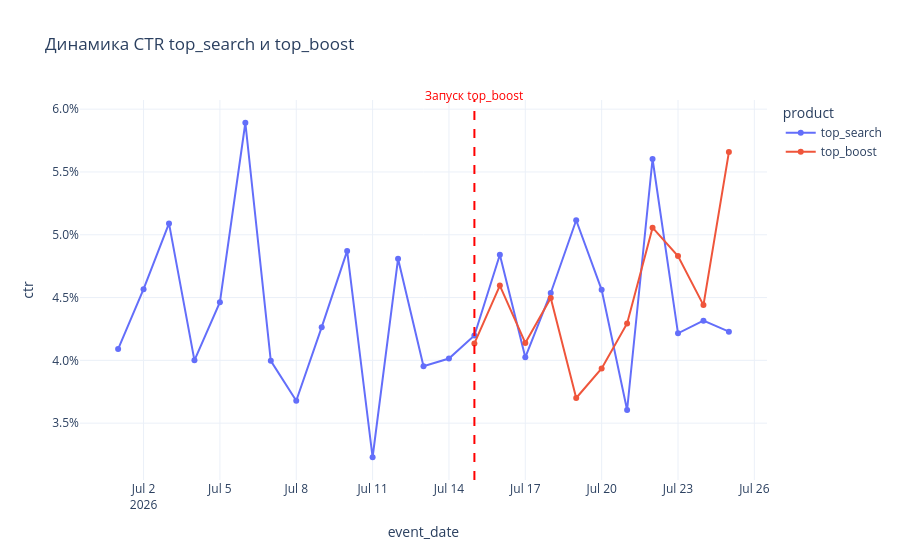
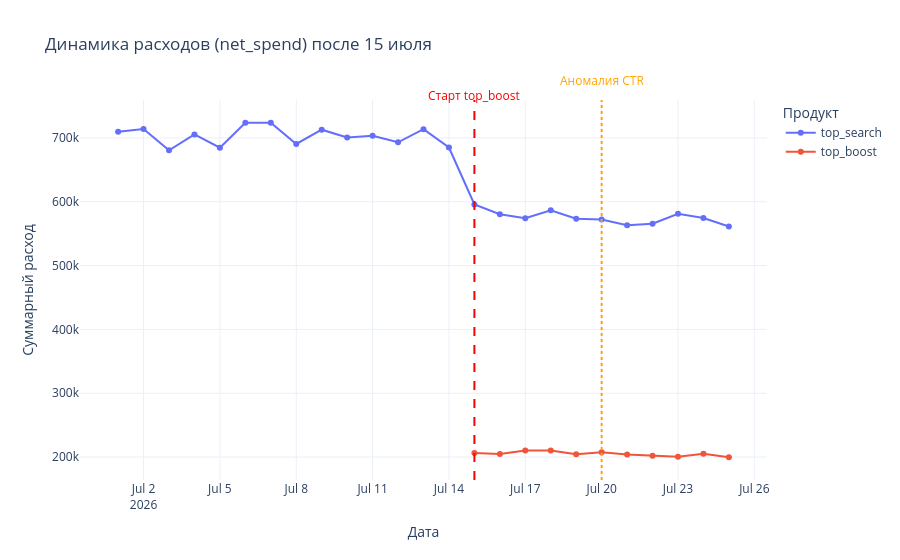
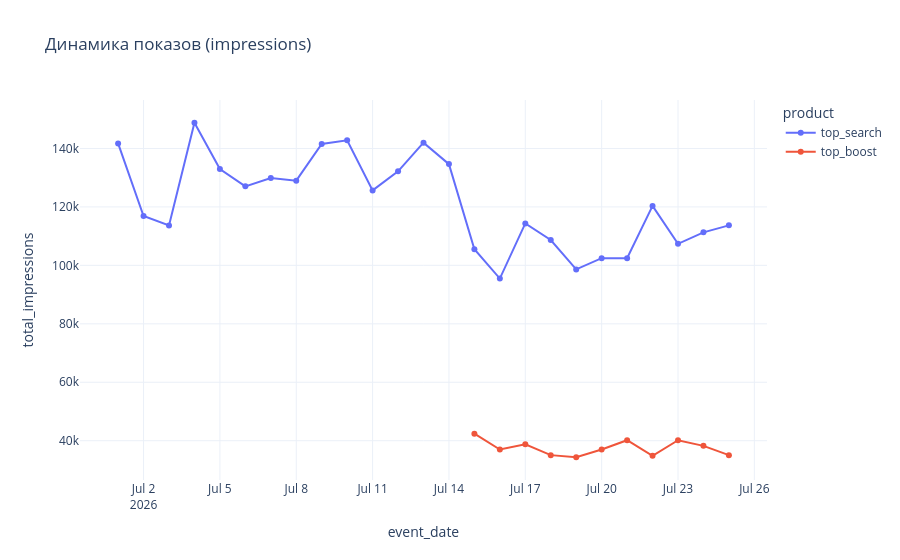

The notebook cell saved with these charts, in order:
### Code cell
bonus_data = sql("""
    SELECT event_date, product,
           SUM(net_spend) AS total_spend,
           SUM(impressions) AS total_impressions,
           SUM(clicks) AS total_clicks
    FROM product_daily
    WHERE event_date >= '2026-07-01'
      AND event_date <= '2026-07-25'
      AND product IN ('top_search', 'top_boost')
    GROUP BY event_date, product
    ORDER BY event_date, product
""")

bonus_data["event_date"] = pd.to_datetime(bonus_data["event_date"])

bonus_data["ctr"] = np.where(
    bonus_data["total_impressions"] > 0,
    bonus_data["total_clicks"] /
    bonus_data["total_impressions"],
    np.nan
)

bonus_data["cpc"] = np.where(
    bonus_data["total_clicks"] > 0,
    bonus_data["total_spend"] /
    bonus_data["total_clicks"],
    np.nan
)

fig = px.line(
    bonus_data,
    x="event_date",
    y="ctr",
    color="product",
    markers=True,
    title="Динамика CTR top_search и top_boost"
)

fig.add_shape(
    type="line",
    x0=pd.Timestamp("2026-07-15"),
    x1=pd.Timestamp("2026-07-15"),
    y0=0,
    y1=1,
    xref="x",
    yref="paper",
    line=dict(color="red", width=2, dash="dash")
)

fig.add_annotation(
    x=pd.Timestamp("2026-07-15"),
    y=1,
    xref="x",
    yref="paper",
    text="Запуск top_boost",
    showarrow=False,
    yshift=15,
    font=dict(color="red")
)

fig.update_layout(
    yaxis_tickformat=".1%",
    template="plotly_white",
    hovermode="x unified"
)

fig.show()


fig1 = px.line(
    bonus_data,
    x="event_date",
    y="total_spend",
    color="product",
    markers=True,
    title="Динамика расходов (net_spend) после 15 июля",
    labels={
        "event_date": "Дата",
        "total_spend": "Суммарный расход",
        "product": "Продукт"
    }
)

fig1.add_shape(
    type="line",
    x0=pd.Timestamp("2026-07-15"),
    x1=pd.Timestamp("2026-07-15"),
    y0=0,
    y1=1,
    xref="x",
    yref="paper",
    line=dict(color="red", width=2, dash="dash")
)

fig1.add_annotation(
    x=pd.Timestamp("2026-07-15"),
    y=1,
    xref="x",
    yref="paper",
    text="Старт top_boost",
    showarrow=False,
    yshift=15,
    font=dict(color="red")
)

fig1.add_shape(
    type="line",
    x0=pd.Timestamp("2026-07-20"),
    x1=pd.Timestamp("2026-07-20"),
    y0=0,
    y1=1,
    xref="x",
    yref="paper",
    line=dict(color="orange", width=2, dash="dot")
)

fig1.add_annotation(
    x=pd.Timestamp("2026-07-20"),
    y=1,
    xref="x",
    yref="paper",
    text="Аномалия CTR",
    showarrow=False,
    yshift=30,
    font=dict(color="orange")
)

fig1.update_layout(
    template="plotly_white",
    hovermode="x unified"
)

fig1.show()


fig2 = px.line(
    bonus_data,
    x="event_date",
    y="total_impressions",
    color="product",
    markers=True,
    title="Динамика показов (impressions)"
)

fig2.update_layout(
    template="plotly_white",
    hovermode="x unified"
)

fig2.show()

### Figure 1 — Plotly figure (JSON) as saved in the notebook; plotly's stock layout.template omitted (floating-point values rounded to 4 significant figures)
{"data": [{"hovertemplate": "product=top_search<br>event_date=%{x}<br>ctr=%{y}<extra></extra>", "legendgroup": "top_search", "line": {"color": "#636efa", "dash": "solid"}, "marker": {"symbol": "circle"}, "mode": "lines+markers", "name": "top_search", "orientation": "v", "showlegend": true, "type": "scatter", "x": ["2026-07-01T00:00:00.000000", "2026-07-02T00:00:00.000000", "2026-07-03T00:00:00.000000", "2026-07-04T00:00:00.000000", "2026-07-05T00:00:00.000000", "2026-07-06T00:00:00.000000", "2026-07-07T00:00:00.000000", "2026-07-08T00:00:00.000000", "2026-07-09T00:00:00.000000", "2026-07-10T00:00:00.000000", "2026-07-11T00:00:00.000000", "2026-07-12T00:00:00.000000", "2026-07-13T00:00:00.000000", "2026-07-14T00:00:00.000000", "2026-07-15T00:00:00.000000", "2026-07-16T00:00:00.000000", "2026-07-17T00:00:00.000000", "2026-07-18T00:00:00.000000", "2026-07-19T00:00:00.000000", "2026-07-20T00:00:00.000000", "2026-07-21T00:00:00.000000", "2026-07-22T00:00:00.000000", "2026-07-23T00:00:00.000000", "2026-07-24T00:00:00.000000", "2026-07-25T00:00:00.000000"], "xaxis": "x", "y": [0.0409, 0.04567, 0.0509, 0.04, 0.04463, 0.05892, 0.03997, 0.03679, 0.04264, 0.04871, 0.03229, 0.04808, 0.03953, 0.04014, 0.04198, 0.04841, 0.04024, 0.04537, 0.05115, 0.04562, 0.03605, 0.05603, 0.04216, 0.04316, 0.04228], "yaxis": "y"}, {"hovertemplate": "product=top_boost<br>event_date=%{x}<br>ctr=%{y}<extra></extra>", "legendgroup": "top_boost", "line": {"color": "#EF553B", "dash": "solid"}, "marker": {"symbol": "circle"}, "mode": "lines+markers", "name": "top_boost", "orientation": "v", "showlegend": true, "type": "scatter", "x": ["2026-07-15T00:00:00.000000", "2026-07-16T00:00:00.000000", "2026-07-17T00:00:00.000000", "2026-07-18T00:00:00.000000", "2026-07-19T00:00:00.000000", "2026-07-20T00:00:00.000000", "2026-07-21T00:00:00.000000", "2026-07-22T00:00:00.000000", "2026-07-23T00:00:00.000000", "2026-07-24T00:00:00.000000", "2026-07-25T00:00:00.000000"], "xaxis": "x", "y": [0.04135, 0.04595, 0.04139, 0.04497, 0.037, 0.03936, 0.04294, 0.05056, 0.04831, 0.0444, 0.05658], "yaxis": "y"}], "layout": {"annotations": [{"font": {"color": "red"}, "showarrow": false, "text": "Запуск top_boost", "x": "2026-07-15T00:00:00", "xref": "x", "y": 1, "yref": "paper", "yshift": 15}], "hovermode": "x unified", "legend": {"title": {"text": "product"}, "tracegroupgap": 0}, "shapes": [{"line": {"color": "red", "dash": "dash", "width": 2}, "type": "line", "x0": "2026-07-15T00:00:00", "x1": "2026-07-15T00:00:00", "xref": "x", "y0": 0, "y1": 1, "yref": "paper"}], "title": {"text": "Динамика CTR top_search и top_boost"}, "xaxis": {"anchor": "y", "domain": [0, 1], "title": {"text": "event_date"}}, "yaxis": {"anchor": "x", "domain": [0, 1], "tickformat": ".1%", "title": {"text": "ctr"}}}}

### Figure 2 — Plotly figure (JSON) as saved in the notebook; plotly's stock layout.template omitted (floating-point values rounded to 4 significant figures)
{"data": [{"hovertemplate": "Продукт=top_search<br>Дата=%{x}<br>Суммарный расход=%{y}<extra></extra>", "legendgroup": "top_search", "line": {"color": "#636efa", "dash": "solid"}, "marker": {"symbol": "circle"}, "mode": "lines+markers", "name": "top_search", "orientation": "v", "showlegend": true, "type": "scatter", "x": ["2026-07-01T00:00:00.000000", "2026-07-02T00:00:00.000000", "2026-07-03T00:00:00.000000", "2026-07-04T00:00:00.000000", "2026-07-05T00:00:00.000000", "2026-07-06T00:00:00.000000", "2026-07-07T00:00:00.000000", "2026-07-08T00:00:00.000000", "2026-07-09T00:00:00.000000", "2026-07-10T00:00:00.000000", "2026-07-11T00:00:00.000000", "2026-07-12T00:00:00.000000", "2026-07-13T00:00:00.000000", "2026-07-14T00:00:00.000000", "2026-07-15T00:00:00.000000", "2026-07-16T00:00:00.000000", "2026-07-17T00:00:00.000000", "2026-07-18T00:00:00.000000", "2026-07-19T00:00:00.000000", "2026-07-20T00:00:00.000000", "2026-07-21T00:00:00.000000", "2026-07-22T00:00:00.000000", "2026-07-23T00:00:00.000000", "2026-07-24T00:00:00.000000", "2026-07-25T00:00:00.000000"], "xaxis": "x", "y": [709400.0, 713900.0, 680600.0, 705400.0, 684500.0, 723600.0, 723700.0, 690500.0, 712800.0, 700700.0, 703200.0, 693100.0, 713700.0, 684900.0, 595600.0, 580400.0, 574200.0, 586500.0, 573500.0, 572100.0, 563100.0, 565400.0, 581000.0, 574400.0, 561100.0], "yaxis": "y"}, {"hovertemplate": "Продукт=top_boost<br>Дата=%{x}<br>Суммарный расход=%{y}<extra></extra>", "legendgroup": "top_boost", "line": {"color": "#EF553B", "dash": "solid"}, "marker": {"symbol": "circle"}, "mode": "lines+markers", "name": "top_boost", "orientation": "v", "showlegend": true, "type": "scatter", "x": ["2026-07-15T00:00:00.000000", "2026-07-16T00:00:00.000000", "2026-07-17T00:00:00.000000", "2026-07-18T00:00:00.000000", "2026-07-19T00:00:00.000000", "2026-07-20T00:00:00.000000", "2026-07-21T00:00:00.000000", "2026-07-22T00:00:00.000000", "2026-07-23T00:00:00.000000", "2026-07-24T00:00:00.000000", "2026-07-25T00:00:00.000000"], "xaxis": "x", "y": [206500.0, 205000.0, 210400.0, 210300.0, 204300.0, 207700.0, 204100.0, 202200.0, 200500.0, 205200.0, 199700.0], "yaxis": "y"}], "layout": {"annotations": [{"font": {"color": "red"}, "showarrow": false, "text": "Старт top_boost", "x": "2026-07-15T00:00:00", "xref": "x", "y": 1, "yref": "paper", "yshift": 15}, {"font": {"color": "orange"}, "showarrow": false, "text": "Аномалия CTR", "x": "2026-07-20T00:00:00", "xref": "x", "y": 1, "yref": "paper", "yshift": 30}], "hovermode": "x unified", "legend": {"title": {"text": "Продукт"}, "tracegroupgap": 0}, "shapes": [{"line": {"color": "red", "dash": "dash", "width": 2}, "type": "line", "x0": "2026-07-15T00:00:00", "x1": "2026-07-15T00:00:00", "xref": "x", "y0": 0, "y1": 1, "yref": "paper"}, {"line": {"color": "orange", "dash": "dot", "width": 2}, "type": "line", "x0": "2026-07-20T00:00:00", "x1": "2026-07-20T00:00:00", "xref": "x", "y0": 0, "y1": 1, "yref": "paper"}], "title": {"text": "Динамика расходов (net_spend) после 15 июля"}, "xaxis": {"anchor": "y", "domain": [0, 1], "title": {"text": "Дата"}}, "yaxis": {"anchor": "x", "domain": [0, 1], "title": {"text": "Суммарный расход"}}}}

### Figure 3 — Plotly figure (JSON) as saved in the notebook; plotly's stock layout.template omitted (floating-point values rounded to 4 significant figures)
{"data": [{"hovertemplate": "product=top_search<br>event_date=%{x}<br>total_impressions=%{y}<extra></extra>", "legendgroup": "top_search", "line": {"color": "#636efa", "dash": "solid"}, "marker": {"symbol": "circle"}, "mode": "lines+markers", "name": "top_search", "orientation": "v", "showlegend": true, "type": "scatter", "x": ["2026-07-01T00:00:00.000000", "2026-07-02T00:00:00.000000", "2026-07-03T00:00:00.000000", "2026-07-04T00:00:00.000000", "2026-07-05T00:00:00.000000", "2026-07-06T00:00:00.000000", "2026-07-07T00:00:00.000000", "2026-07-08T00:00:00.000000", "2026-07-09T00:00:00.000000", "2026-07-10T00:00:00.000000", "2026-07-11T00:00:00.000000", "2026-07-12T00:00:00.000000", "2026-07-13T00:00:00.000000", "2026-07-14T00:00:00.000000", "2026-07-15T00:00:00.000000", "2026-07-16T00:00:00.000000", "2026-07-17T00:00:00.000000", "2026-07-18T00:00:00.000000", "2026-07-19T00:00:00.000000", "2026-07-20T00:00:00.000000", "2026-07-21T00:00:00.000000", "2026-07-22T00:00:00.000000", "2026-07-23T00:00:00.000000", "2026-07-24T00:00:00.000000", "2026-07-25T00:00:00.000000"], "xaxis": "x", "y": [141700.0, 116900.0, 113700.0, 148800.0, 133000.0, 127000.0, 129900.0, 129000.0, 141500.0, 142800.0, 125700.0, 132200.0, 142000.0, 134600.0, 105500.0, 95490.0, 114400.0, 108700.0, 98630.0, 102500.0, 102400.0, 120300.0, 107400.0, 111300.0, 113700.0], "yaxis": "y"}, {"hovertemplate": "product=top_boost<br>event_date=%{x}<br>total_impressions=%{y}<extra></extra>", "legendgroup": "top_boost", "line": {"color": "#EF553B", "dash": "solid"}, "marker": {"symbol": "circle"}, "mode": "lines+markers", "name": "top_boost", "orientation": "v", "showlegend": true, "type": "scatter", "x": ["2026-07-15T00:00:00.000000", "2026-07-16T00:00:00.000000", "2026-07-17T00:00:00.000000", "2026-07-18T00:00:00.000000", "2026-07-19T00:00:00.000000", "2026-07-20T00:00:00.000000", "2026-07-21T00:00:00.000000", "2026-07-22T00:00:00.000000", "2026-07-23T00:00:00.000000", "2026-07-24T00:00:00.000000", "2026-07-25T00:00:00.000000"], "xaxis": "x", "y": [42400.0, 37000.0, 38800.0, 35070.0, 34350.0, 36990.0, 40170.0, 34830.0, 40160.0, 38240.0, 35060.0], "yaxis": "y"}], "layout": {"hovermode": "x unified", "legend": {"title": {"text": "product"}, "tracegroupgap": 0}, "title": {"text": "Динамика показов (impressions)"}, "xaxis": {"anchor": "y", "domain": [0, 1], "title": {"text": "event_date"}}, "yaxis": {"anchor": "x", "domain": [0, 1], "title": {"text": "total_impressions"}}}}
